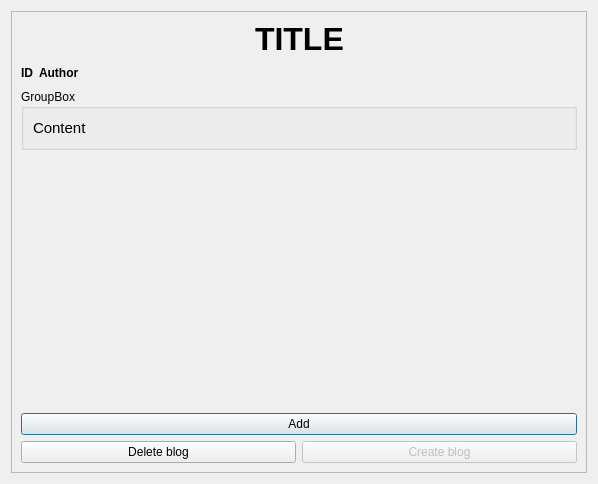
<?xml version="1.0" encoding="UTF-8"?>
<ui version="4.0">
 <class>Entries</class>
 <widget class="QDialog" name="Entries">
  <property name="geometry">
   <rect>
    <x>0</x>
    <y>0</y>
    <width>598</width>
    <height>484</height>
   </rect>
  </property>
  <property name="windowTitle">
   <string>Dialog</string>
  </property>
  <layout class="QGridLayout" name="gridLayout">
   <item row="0" column="0">
    <widget class="QScrollArea" name="scrollArea">
     <property name="widgetResizable">
      <bool>true</bool>
     </property>
     <widget class="QWidget" name="scrollAreaWidgetContents">
      <property name="geometry">
       <rect>
        <x>0</x>
        <y>0</y>
        <width>574</width>
        <height>460</height>
       </rect>
      </property>
      <layout class="QVBoxLayout" name="verticalLayout_4">
       <item>
        <layout class="QHBoxLayout" name="horizontalLayout_4">
         <item>
          <spacer name="horizontalSpacer_2">
           <property name="orientation">
            <enum>Qt::Horizontal</enum>
           </property>
           <property name="sizeHint" stdset="0">
            <size>
             <width>40</width>
             <height>20</height>
            </size>
           </property>
          </spacer>
         </item>
         <item>
          <widget class="QLabel" name="label_title">
           <property name="font">
            <font>
             <pointsize>24</pointsize>
             <bold>true</bold>
            </font>
           </property>
           <property name="text">
            <string>TITLE</string>
           </property>
          </widget>
         </item>
         <item>
          <spacer name="horizontalSpacer">
           <property name="orientation">
            <enum>Qt::Horizontal</enum>
           </property>
           <property name="sizeHint" stdset="0">
            <size>
             <width>40</width>
             <height>20</height>
            </size>
           </property>
          </spacer>
         </item>
        </layout>
       </item>
       <item>
        <layout class="QHBoxLayout" name="horizontalLayout_3">
         <item>
          <widget class="QLabel" name="label_id">
           <property name="font">
            <font>
             <bold>true</bold>
            </font>
           </property>
           <property name="text">
            <string>ID</string>
           </property>
          </widget>
         </item>
         <item>
          <widget class="QLabel" name="label_author">
           <property name="font">
            <font>
             <bold>true</bold>
            </font>
           </property>
           <property name="text">
            <string>Author</string>
           </property>
          </widget>
         </item>
         <item>
          <spacer name="horizontalSpacer_3">
           <property name="orientation">
            <enum>Qt::Horizontal</enum>
           </property>
           <property name="sizeHint" stdset="0">
            <size>
             <width>40</width>
             <height>20</height>
            </size>
           </property>
          </spacer>
         </item>
        </layout>
       </item>
       <item>
        <widget class="QGroupBox" name="groupBox_1">
         <property name="title">
          <string>GroupBox</string>
         </property>
         <layout class="QVBoxLayout" name="verticalLayout_2">
          <item>
           <layout class="QVBoxLayout" name="verticalLayout">
            <item>
             <layout class="QHBoxLayout" name="horizontalLayout">
              <item>
               <widget class="QLabel" name="label_content">
                <property name="font">
                 <font>
                  <pointsize>11</pointsize>
                 </font>
                </property>
                <property name="text">
                 <string>Content</string>
                </property>
               </widget>
              </item>
              <item>
               <spacer name="horizontalSpacer_5">
                <property name="orientation">
                 <enum>Qt::Horizontal</enum>
                </property>
                <property name="sizeHint" stdset="0">
                 <size>
                  <width>40</width>
                  <height>20</height>
                 </size>
                </property>
               </spacer>
              </item>
             </layout>
            </item>
           </layout>
          </item>
         </layout>
        </widget>
       </item>
       <item>
        <spacer name="verticalSpacer">
         <property name="orientation">
          <enum>Qt::Vertical</enum>
         </property>
         <property name="sizeHint" stdset="0">
          <size>
           <width>20</width>
           <height>181</height>
          </size>
         </property>
        </spacer>
       </item>
       <item>
        <widget class="QPushButton" name="pushButton_add">
         <property name="text">
          <string>Add</string>
         </property>
        </widget>
       </item>
       <item>
        <layout class="QHBoxLayout" name="horizontalLayout_8">
         <item>
          <widget class="QPushButton" name="pushButton_delete">
           <property name="text">
            <string>Delete blog</string>
           </property>
          </widget>
         </item>
         <item>
          <widget class="QPushButton" name="pushButton_create">
           <property name="enabled">
            <bool>false</bool>
           </property>
           <property name="text">
            <string>Create blog</string>
           </property>
          </widget>
         </item>
        </layout>
       </item>
      </layout>
     </widget>
    </widget>
   </item>
  </layout>
 </widget>
 <resources/>
 <connections/>
</ui>
